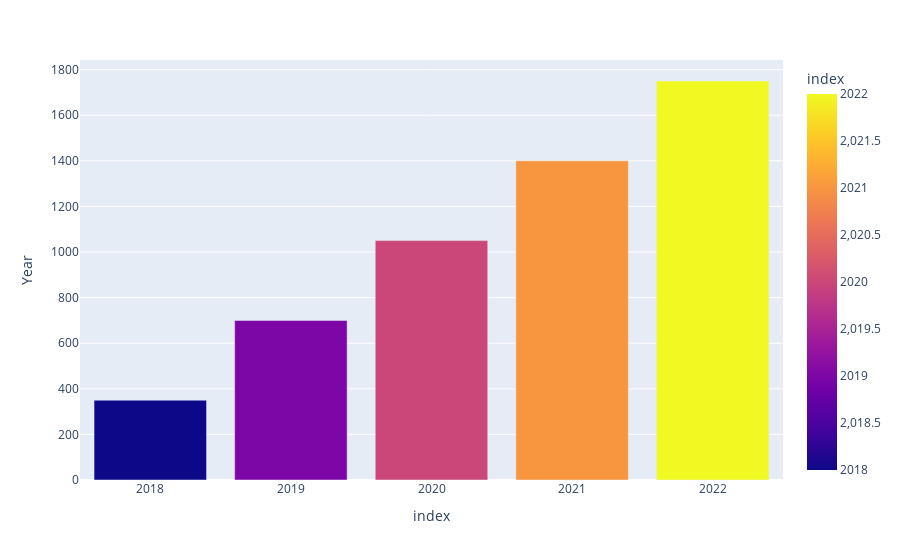

The cell this chart's notebook holds for it:
### Code cell
rt = df.groupby('Year')['Year'].count()
px.bar(rt,x=rt.index,y='Year',color = rt.index)

### Figure 1 — Plotly figure (JSON) as saved in the notebook; plotly's stock layout.template omitted (floating-point values rounded to 4 significant figures)
{"data": [{"alignmentgroup": "True", "hovertemplate": "index=%{marker.color}<br>Year=%{y}<extra></extra>", "legendgroup": "", "marker": {"color": [2018, 2019, 2020, 2021, 2022], "coloraxis": "coloraxis", "pattern": {"shape": ""}}, "name": "", "offsetgroup": "", "orientation": "v", "showlegend": false, "textposition": "auto", "type": "bar", "x": [2018, 2019, 2020, 2021, 2022], "xaxis": "x", "y": [350, 700, 1050, 1400, 1750], "yaxis": "y"}], "layout": {"barmode": "relative", "coloraxis": {"colorbar": {"title": {"text": "index"}}, "colorscale": [[0, "#0d0887"], [0.1111, "#46039f"], [0.2222, "#7201a8"], [0.3333, "#9c179e"], [0.4444, "#bd3786"], [0.5556, "#d8576b"], [0.6667, "#ed7953"], [0.7778, "#fb9f3a"], [0.8889, "#fdca26"], [1, "#f0f921"]]}, "legend": {"tracegroupgap": 0}, "margin": {"t": 60}, "xaxis": {"anchor": "y", "domain": [0, 1], "title": {"text": "index"}}, "yaxis": {"anchor": "x", "domain": [0, 1], "title": {"text": "Year"}}}}
